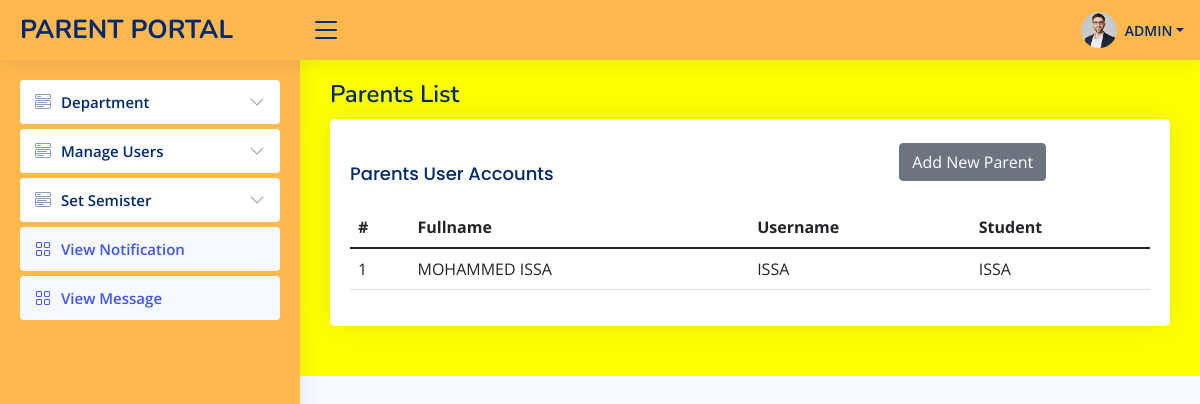
The page /allparents (signed in) on the database its author committed.
### tables this page shows
CREATE TABLE `useraccounts` (
  `id` int(11) NOT NULL,
  `username` varchar(20) NOT NULL,
  `fullname` varchar(255) NOT NULL,
  `email` varchar(100) NOT NULL,
  `password` varchar(255) NOT NULL,
  `userole` text NOT NULL,
  `studentid` int(11) NOT NULL DEFAULT 0,
  `resultstatus` int(11) NOT NULL DEFAULT 0,
  `convoviewid` int(11) NOT NULL DEFAULT 0,
  `departmentid` int(11) NOT NULL DEFAULT 0,
  `conviewid` int(11) NOT NULL DEFAULT 0
);

### controllers/template.controller.php (called while the page is built)
<?php
class deftemplate
{
	static public function template()
	{
		include "views/template.php";
	}
}

### index.php (called while the page is built, shortened)
<?php
include "controllers/template.controller.php";
include "controllers/manageusers.controller.php";
include "controllers/BasicController.php";
include "models/manageusers.model.php";
$newview = new deftemplate;
$newview ->	template();

### controllers/manageusers.controller.php (called while the page is built, shortened)
<?php
class ManageUserCtrl
{
	static public function AllManagerUsersCtrl($item, $value){
		$table = "useraccounts";
		$answer = ManageUserMdl::AllManagerUsersMdl($table, $item, $value);
		return $answer;
	}
}

### models/connection.php (called while the page is built)
<?php
class Connection{
static	public function connect(){
		$link = new PDO("mysql:host=localhost;dbname=manageschool", "root", "");
		$link -> exec("set names utf8");
		return $link;
	}
}

### models/manageusers.model.php (called while the page is built, shortened)
<?php
require_once"connection.php";
class ManageUserMdl
{
	static public function AllManagerUsersMdl($table, $item, $value){
		if($item != null){
		$stmt = Connection::connect()->prepare("SELECT * FROM $table WHERE $item = :$item");
		$stmt -> bindParam(":".$item, $value, PDO::PARAM_STR);
		$stmt -> execute();
			return $stmt -> fetch();
		}
		else{
		$stmt = Connection::connect()->prepare("SELECT * FROM $table");
		$stmt -> execute();
		return $stmt -> fetchAll();
		}
	}
}

### views/modules/allparents.php (the view, shortened to what this page needs)
<div class="pagetitle">
  <h1>Parents List</h1>
</div>
<section class="section">
  <div class="row">
    <div class="col-md-12">
      <div class="card">
        <div class="card-body">
          <br>
          <div class="row">
            <div class="col-md-8">
               <h5 class="card-title">Parents User Accounts</h5>
            </div>
            <div class="col-md-4">
          <button type="button" class="btn btn-secondary" data-bs-toggle="modal" data-bs-target="#parent">
             Add New Parent
          </button>
            </div>
          </div>
          <table class="table datatable">
            <thead>
              <tr>
                <th scope="col">#</th>
                <th scope="col">Fullname</th>
                <th scope="col">Username</th>
                <th scope="col">Student</th>
              </tr>
            </thead>
            <tbody>
              <?php
          $item = null;
          $value = null;
          $users = ManageUserCtrl::AllManagerUsersCtrl($item,$value);
          foreach ($users as $key => $value) {
          			if ($value["userole"] == 'Parent') {
          				$number++;
          			$itemc = "id";
              $valuec = $value["studentid"];
              $name = ManageUserCtrl::AllManagerUsersCtrl($itemc,$valuec);
          			echo
                   '<tr>
                   <td>
                   '.$number.'</td>
                  <td>'.$value["fullname"].'</td>
                  <td>'.$value["username"].'</td>
                  <td>'.$name["fullname"].'</td></tr>';
          			}
                  }
              ?>
            </tbody>
          </table>
        </div>
      </div>
    </div>
  </div>
</section>

### views/assets/css/style.css (style rules this page uses)
:root { scroll-behavior: smooth; }
body { font-family: "Open Sans", sans-serif; background: #f6f9ff; color: #444444; }
h1, h2, h3, h4, h5, h6 { font-family: "Nunito", sans-serif; }
.pagetitle { margin-bottom: 10px; }
.pagetitle h1 { font-size: 24px; margin-bottom: 0; font-weight: 600; color: #012970; }
.card { margin-bottom: 30px; border: none; border-radius: 5px; box-shadow: 0px 0 30px rgba(1, 41, 112, 0.1); }
.card-title { padding: 20px 0 15px 0; font-size: 18px; font-weight: 500; color: #012970; font-family: "Poppins", sans-serif; }
.card-body { padding: 0 20px 20px 20px; }

### rows shown on the page
useraccounts: fullname "MOHAMMED ISSA", username "ISSA", useraccounts.fullname "ISSA"

### other values the page prints
$_SESSION["username"] "ADMIN"
